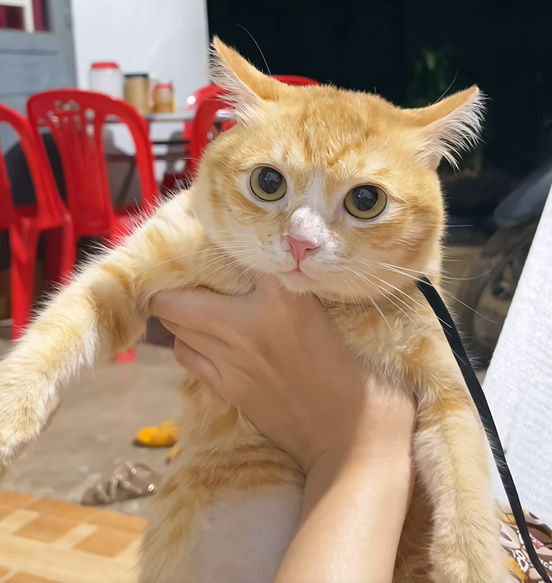
#> input picture lab2/Advance/cat.png, 552 x 583 px
$ jupyter execute EdgeDetection.ipynb   (older library calls are emulated)
#> lines starting #> are read from the running program, lines starting #| are printed output that depends on the picture
[cell 1]
import cv2
import numpy as np
import matplotlib.pyplot as plt

[cell 2]
img = cv2.imread("cat.png")
#> img is the input picture: shape (583, 552, 3); mean B, G, R 110.1, 129.3, 157.9
img = cv2.cvtColor(img, cv2.COLOR_BGR2RGB)

plt.figure(figsize=(4,4))
plt.imshow(img)
plt.title("Ảnh gốc (màu)")
plt.axis("off")
plt.show()

[cell 3]
intensity = (
    0.299 * img[:,:,0] +
    0.587 * img[:,:,1] +
    0.114 * img[:,:,2]
).astype(np.uint8)
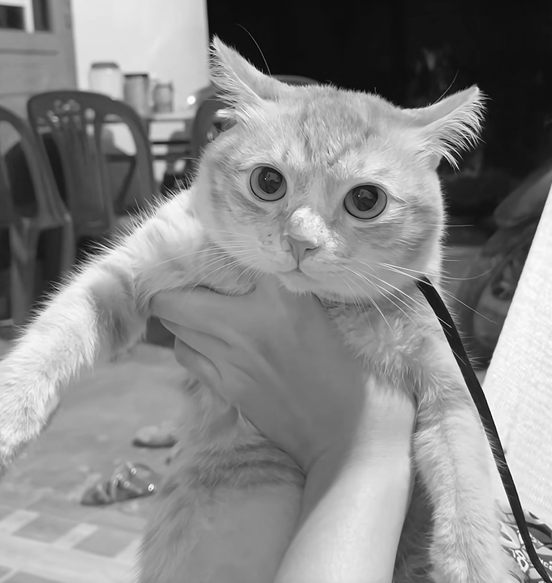
#> intensity: shape (583, 552); min 0, max 255, mean 135.2

plt.figure(figsize=(4,4))
plt.imshow(intensity, cmap='gray')
plt.title("Ảnh cường độ (Intensity)")
plt.axis("off")
plt.show()
# Chuyển đổi ảnh RGB sang ảnh cường độ (Intensity)

[cell 4]
# Áp dụng bộ lọc Sobel theo hướng X để phát hiện cạnh dọc
sobel_x = cv2.Sobel(intensity, cv2.CV_64F, 1, 0, ksize=3)
sobel_x = np.absolute(sobel_x)
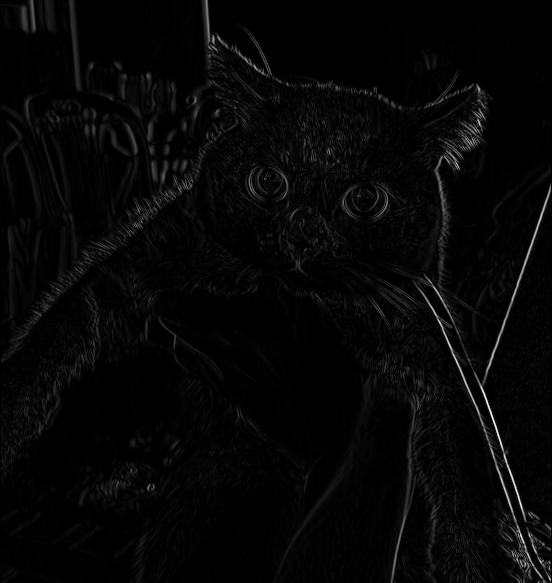
#> sobel_x: shape (583, 552) float64; min 0, max 916, mean 24.3; drawn with min black and max white
sobel_x = np.clip(sobel_x, 0, 255).astype(np.uint8)
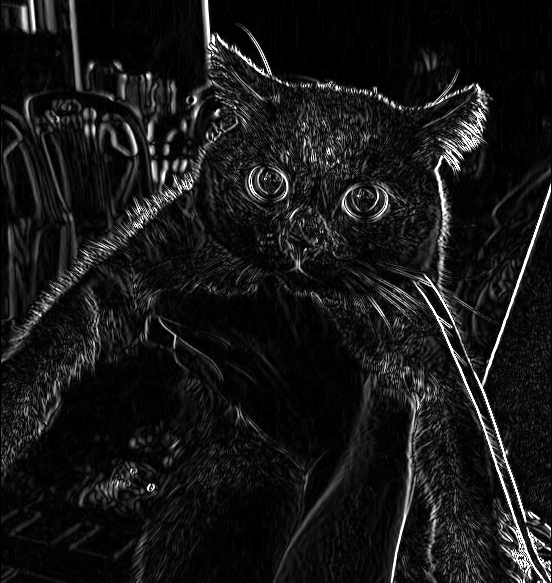
#> sobel_x: shape (583, 552); min 0, max 255, mean 22.8

plt.figure(figsize=(4,4))
plt.imshow(sobel_x, cmap='gray')
plt.title("Sobel X (cạnh dọc)")
plt.axis("off")
plt.show()

[cell 5]
# Áp dụng bộ lọc Sobel theo hướng Y để phát hiện cạnh ngang
sobel_y = cv2.Sobel(intensity, cv2.CV_64F, 0, 1, ksize=3)
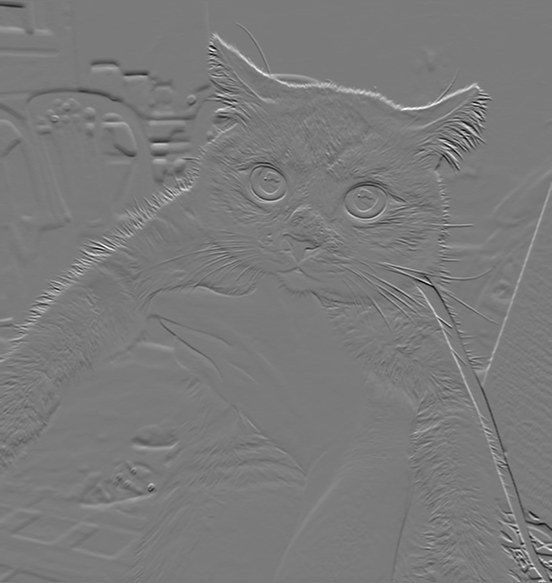
#> sobel_y: shape (583, 552) float64; min -628, max 675, mean 1.1; drawn with min black and max white
sobel_y = np.absolute(sobel_y)
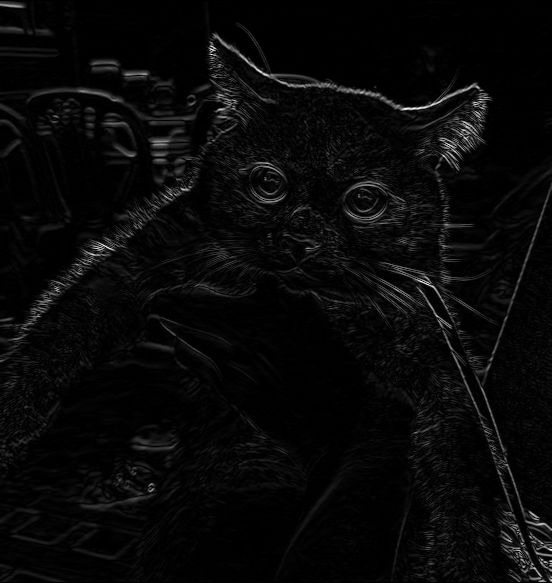
#> sobel_y: shape (583, 552) float64; min 0, max 675, mean 23.7; drawn with min black and max white
sobel_y = np.clip(sobel_y, 0, 255).astype(np.uint8)
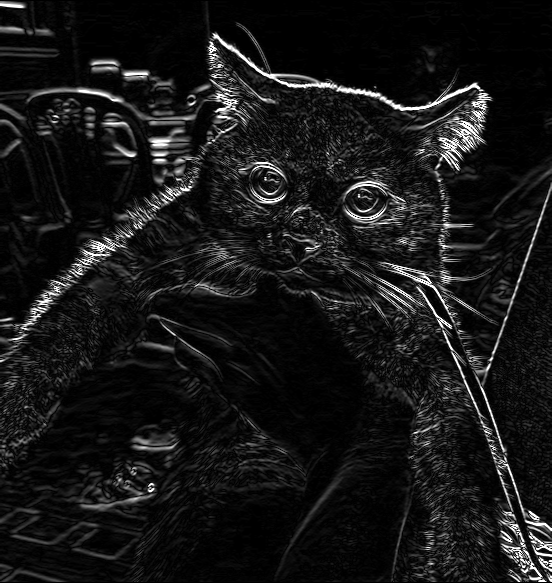
#> sobel_y: shape (583, 552); min 0, max 255, mean 23

plt.figure(figsize=(4,4))
plt.imshow(sobel_y, cmap='gray')
plt.title("Sobel Y (cạnh ngang)")
plt.axis("off")
plt.show()

[cell 6]
# Tính độ lớn cạnh tổng hợp từ Sobel X và Sobel Y
sobel_mag = np.sqrt(sobel_x.astype(np.float32)**2 + sobel_y.astype(np.float32)**2)
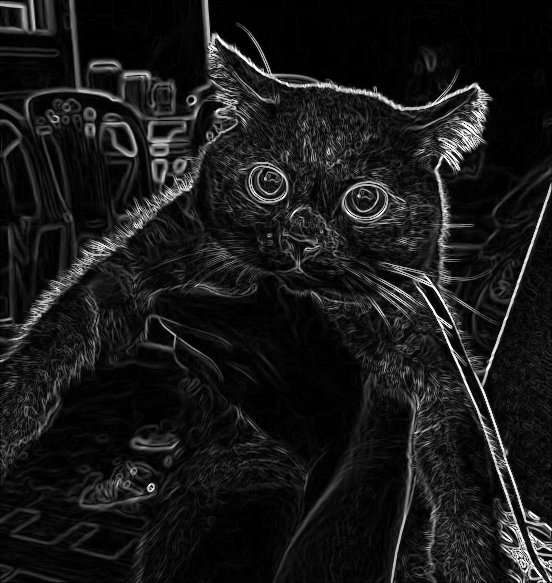
#> sobel_mag: shape (583, 552) float32; min 0, max 360.6, mean 36.1; drawn with min black and max white
sobel_mag = np.clip(sobel_mag, 0, 255).astype(np.uint8)
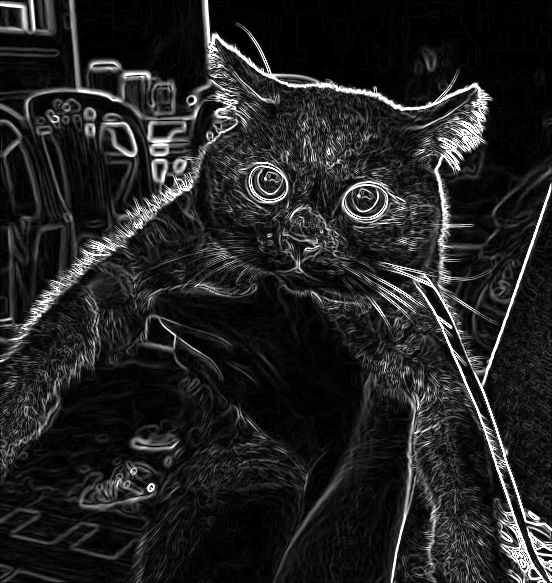
#> sobel_mag: shape (583, 552); min 0, max 255, mean 35.1

plt.figure(figsize=(4,4))
plt.imshow(sobel_mag, cmap='gray')
plt.title("Sobel tổng hợp")
plt.axis("off")
plt.show()

[cell 7]
# Áp dụng bộ lọc Prewitt theo hướng X để phát hiện cạnh dọc
kernel_prewitt_x = np.array([
    [-1, 0, 1],
    [-1, 0, 1],
    [-1, 0, 1]
])

prewitt_x = cv2.filter2D(intensity, -1, kernel_prewitt_x)
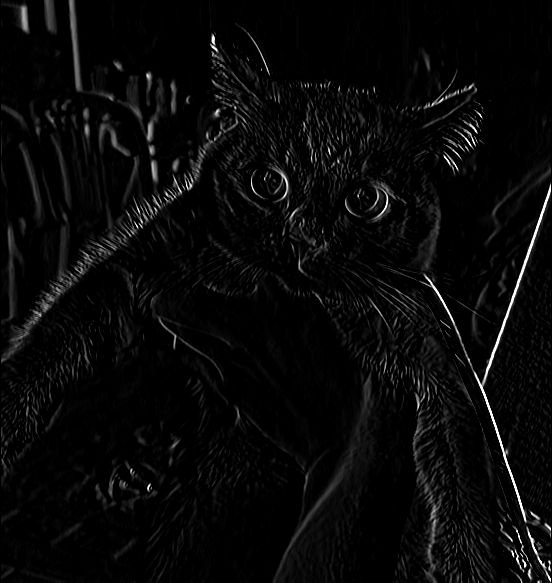
#> prewitt_x: shape (583, 552); min 0, max 255, mean 8.7

plt.figure(figsize=(4,4))
plt.imshow(prewitt_x, cmap='gray')
plt.title("Prewitt X")
plt.axis("off")
plt.show()

[cell 8]
# Áp dụng bộ lọc Prewitt theo hướng Y để phát hiện cạnh ngang
kernel_prewitt_y = np.array([
    [ 1,  1,  1],
    [ 0,  0,  0],
    [-1, -1, -1]
])

prewitt_y = cv2.filter2D(intensity, -1, kernel_prewitt_y)
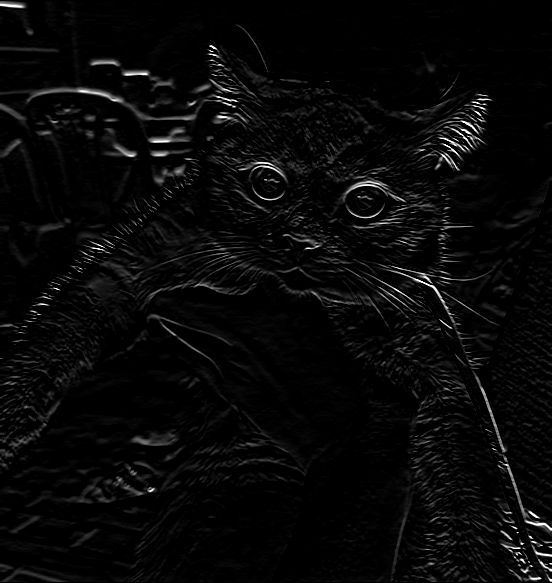
#> prewitt_y: shape (583, 552); min 0, max 255, mean 8.2

plt.figure(figsize=(4,4))
plt.imshow(prewitt_y, cmap='gray')
plt.title("Prewitt Y")
plt.axis("off")
plt.show()

[cell 9]
plt.figure(figsize=(12,4))

plt.subplot(1,3,1)
plt.imshow(sobel_mag, cmap='gray')
plt.title("Sobel")
plt.axis("off")

plt.subplot(1,3,2)
plt.imshow(prewitt_x, cmap='gray')
plt.title("Prewitt X")
plt.axis("off")

plt.subplot(1,3,3)
plt.imshow(prewitt_y, cmap='gray')
plt.title("Prewitt Y")
plt.axis("off")

plt.show()
